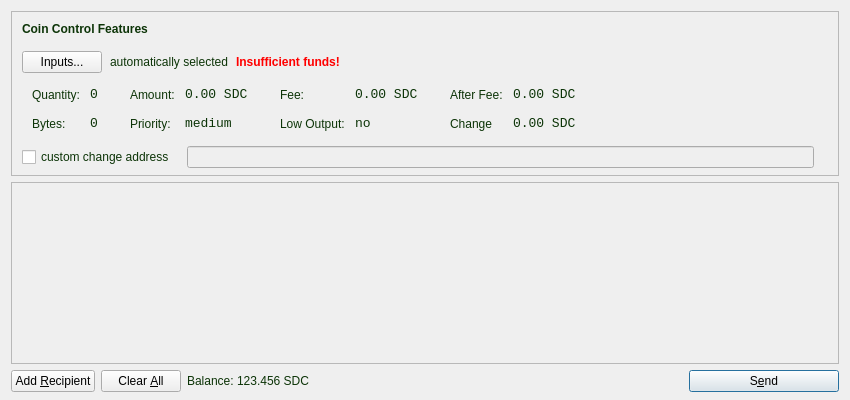
<?xml version="1.0" encoding="UTF-8"?>
<ui version="4.0">
 <class>SendCoinsDialog</class>
 <widget class="QDialog" name="SendCoinsDialog">
  <property name="geometry">
   <rect>
    <x>0</x>
    <y>0</y>
    <width>850</width>
    <height>400</height>
   </rect>
  </property>
  <property name="windowTitle">
   <string>Send Coins</string>
  </property>
  <layout class="QVBoxLayout" name="verticalLayout" stretch="0,1,0">
   <property name="bottomMargin">
    <number>8</number>
   </property>
   <item>
    <widget class="QFrame" name="frameCoinControl">
     <property name="sizePolicy">
      <sizepolicy hsizetype="Expanding" vsizetype="Expanding">
       <horstretch>0</horstretch>
       <verstretch>0</verstretch>
      </sizepolicy>
     </property>
     <property name="maximumSize">
      <size>
       <width>16777215</width>
       <height>16777215</height>
      </size>
     </property>
     <property name="frameShape">
      <enum>QFrame::StyledPanel</enum>
     </property>
     <property name="frameShadow">
      <enum>QFrame::Sunken</enum>
     </property>
     <layout class="QVBoxLayout" name="verticalLayoutCoinControl2">
      <property name="spacing">
       <number>6</number>
      </property>
      <property name="leftMargin">
       <number>0</number>
      </property>
      <property name="topMargin">
       <number>0</number>
      </property>
      <property name="rightMargin">
       <number>0</number>
      </property>
      <property name="bottomMargin">
       <number>6</number>
      </property>
      <item>
       <layout class="QVBoxLayout" name="verticalLayoutCoinControl" stretch="0,0,0,0,1">
        <property name="spacing">
         <number>0</number>
        </property>
        <property name="leftMargin">
         <number>10</number>
        </property>
        <property name="topMargin">
         <number>10</number>
        </property>
        <item>
         <layout class="QHBoxLayout" name="horizontalLayoutCoinControl1">
          <property name="bottomMargin">
           <number>15</number>
          </property>
          <item>
           <widget class="QLabel" name="labelCoinControlFeatures">
            <property name="sizePolicy">
             <sizepolicy hsizetype="Preferred" vsizetype="Maximum">
              <horstretch>0</horstretch>
              <verstretch>0</verstretch>
             </sizepolicy>
            </property>
            <property name="font">
             <font>
              <weight>75</weight>
              <bold>true</bold>
             </font>
            </property>
            <property name="styleSheet">
             <string notr="true">color: #0C3407;</string>
            </property>
            <property name="text">
             <string>Coin Control Features</string>
            </property>
           </widget>
          </item>
         </layout>
        </item>
        <item>
         <layout class="QHBoxLayout" name="horizontalLayoutCoinControl2" stretch="0,0,0,0">
          <property name="spacing">
           <number>8</number>
          </property>
          <property name="bottomMargin">
           <number>10</number>
          </property>
          <item>
           <widget class="QPushButton" name="pushButtonCoinControl">
            <property name="styleSheet">
             <string notr="true"/>
            </property>
            <property name="text">
             <string>Inputs...</string>
            </property>
           </widget>
          </item>
          <item>
           <widget class="QLabel" name="labelCoinControlAutomaticallySelected">
            <property name="styleSheet">
             <string notr="true">color: #0C3407;</string>
            </property>
            <property name="text">
             <string>automatically selected</string>
            </property>
            <property name="margin">
             <number>5</number>
            </property>
           </widget>
          </item>
          <item>
           <widget class="QLabel" name="labelCoinControlInsuffFunds">
            <property name="font">
             <font>
              <weight>75</weight>
              <bold>true</bold>
             </font>
            </property>
            <property name="styleSheet">
             <string notr="true">color:red;font-weight:bold;</string>
            </property>
            <property name="text">
             <string>Insufficient funds!</string>
            </property>
            <property name="margin">
             <number>5</number>
            </property>
           </widget>
          </item>
          <item>
           <spacer name="horizontalSpacerCoinControl">
            <property name="orientation">
             <enum>Qt::Horizontal</enum>
            </property>
            <property name="sizeHint" stdset="0">
             <size>
              <width>40</width>
              <height>1</height>
             </size>
            </property>
           </spacer>
          </item>
         </layout>
        </item>
        <item>
         <widget class="QWidget" name="widgetCoinControl" native="true">
          <property name="sizePolicy">
           <sizepolicy hsizetype="Preferred" vsizetype="Preferred">
            <horstretch>0</horstretch>
            <verstretch>0</verstretch>
           </sizepolicy>
          </property>
          <property name="minimumSize">
           <size>
            <width>0</width>
            <height>0</height>
           </size>
          </property>
          <property name="styleSheet">
           <string notr="true"/>
          </property>
          <layout class="QHBoxLayout" name="horizontalLayoutCoinControl5">
           <property name="leftMargin">
            <number>0</number>
           </property>
           <property name="topMargin">
            <number>0</number>
           </property>
           <property name="rightMargin">
            <number>0</number>
           </property>
           <property name="bottomMargin">
            <number>0</number>
           </property>
           <item>
            <layout class="QHBoxLayout" name="horizontalLayoutCoinControl3" stretch="0,0,0,1">
             <property name="spacing">
              <number>20</number>
             </property>
             <property name="topMargin">
              <number>0</number>
             </property>
             <property name="bottomMargin">
              <number>10</number>
             </property>
             <item>
              <layout class="QFormLayout" name="formLayoutCoinControl1">
               <property name="horizontalSpacing">
                <number>10</number>
               </property>
               <property name="verticalSpacing">
                <number>14</number>
               </property>
               <property name="leftMargin">
                <number>10</number>
               </property>
               <property name="topMargin">
                <number>4</number>
               </property>
               <property name="rightMargin">
                <number>6</number>
               </property>
               <item row="0" column="0">
                <widget class="QLabel" name="labelCoinControlQuantityText">
                 <property name="styleSheet">
                  <string notr="true">color: #0C3407;</string>
                 </property>
                 <property name="text">
                  <string>Quantity:</string>
                 </property>
                 <property name="margin">
                  <number>0</number>
                 </property>
                </widget>
               </item>
               <item row="0" column="1">
                <widget class="QLabel" name="labelCoinControlQuantity">
                 <property name="font">
                  <font>
                   <family>Monospace</family>
                   <pointsize>10</pointsize>
                  </font>
                 </property>
                 <property name="cursor">
                  <cursorShape>IBeamCursor</cursorShape>
                 </property>
                 <property name="contextMenuPolicy">
                  <enum>Qt::ActionsContextMenu</enum>
                 </property>
                 <property name="styleSheet">
                  <string notr="true">color: #0C3407;</string>
                 </property>
                 <property name="text">
                  <string>0</string>
                 </property>
                 <property name="margin">
                  <number>0</number>
                 </property>
                 <property name="textInteractionFlags">
                  <set>Qt::LinksAccessibleByMouse|Qt::TextSelectableByKeyboard|Qt::TextSelectableByMouse</set>
                 </property>
                </widget>
               </item>
               <item row="1" column="0">
                <widget class="QLabel" name="labelCoinControlBytesText">
                 <property name="styleSheet">
                  <string notr="true">color: #0C3407;</string>
                 </property>
                 <property name="text">
                  <string>Bytes:</string>
                 </property>
                </widget>
               </item>
               <item row="1" column="1">
                <widget class="QLabel" name="labelCoinControlBytes">
                 <property name="font">
                  <font>
                   <family>Monospace</family>
                   <pointsize>10</pointsize>
                  </font>
                 </property>
                 <property name="cursor">
                  <cursorShape>IBeamCursor</cursorShape>
                 </property>
                 <property name="contextMenuPolicy">
                  <enum>Qt::ActionsContextMenu</enum>
                 </property>
                 <property name="styleSheet">
                  <string notr="true">color: #0C3407;</string>
                 </property>
                 <property name="text">
                  <string>0</string>
                 </property>
                 <property name="textInteractionFlags">
                  <set>Qt::LinksAccessibleByMouse|Qt::TextSelectableByKeyboard|Qt::TextSelectableByMouse</set>
                 </property>
                </widget>
               </item>
              </layout>
             </item>
             <item>
              <layout class="QFormLayout" name="formLayoutCoinControl2">
               <property name="horizontalSpacing">
                <number>10</number>
               </property>
               <property name="verticalSpacing">
                <number>14</number>
               </property>
               <property name="leftMargin">
                <number>6</number>
               </property>
               <property name="topMargin">
                <number>4</number>
               </property>
               <property name="rightMargin">
                <number>6</number>
               </property>
               <item row="0" column="0">
                <widget class="QLabel" name="labelCoinControlAmountText">
                 <property name="styleSheet">
                  <string notr="true">color: #0C3407;</string>
                 </property>
                 <property name="text">
                  <string>Amount:</string>
                 </property>
                 <property name="margin">
                  <number>0</number>
                 </property>
                </widget>
               </item>
               <item row="0" column="1">
                <widget class="QLabel" name="labelCoinControlAmount">
                 <property name="font">
                  <font>
                   <family>Monospace</family>
                   <pointsize>10</pointsize>
                  </font>
                 </property>
                 <property name="cursor">
                  <cursorShape>IBeamCursor</cursorShape>
                 </property>
                 <property name="contextMenuPolicy">
                  <enum>Qt::ActionsContextMenu</enum>
                 </property>
                 <property name="styleSheet">
                  <string notr="true">color: #0C3407;</string>
                 </property>
                 <property name="text">
                  <string>0.00 SDC</string>
                 </property>
                 <property name="textInteractionFlags">
                  <set>Qt::LinksAccessibleByMouse|Qt::TextSelectableByKeyboard|Qt::TextSelectableByMouse</set>
                 </property>
                </widget>
               </item>
               <item row="1" column="0">
                <widget class="QLabel" name="labelCoinControlPriorityText">
                 <property name="styleSheet">
                  <string notr="true">color: #0C3407;</string>
                 </property>
                 <property name="text">
                  <string>Priority:</string>
                 </property>
                </widget>
               </item>
               <item row="1" column="1">
                <widget class="QLabel" name="labelCoinControlPriority">
                 <property name="font">
                  <font>
                   <family>Monospace</family>
                   <pointsize>10</pointsize>
                  </font>
                 </property>
                 <property name="cursor">
                  <cursorShape>IBeamCursor</cursorShape>
                 </property>
                 <property name="contextMenuPolicy">
                  <enum>Qt::ActionsContextMenu</enum>
                 </property>
                 <property name="styleSheet">
                  <string notr="true">color: #0C3407;</string>
                 </property>
                 <property name="text">
                  <string>medium</string>
                 </property>
                 <property name="textInteractionFlags">
                  <set>Qt::LinksAccessibleByMouse|Qt::TextSelectableByKeyboard|Qt::TextSelectableByMouse</set>
                 </property>
                </widget>
               </item>
              </layout>
             </item>
             <item>
              <layout class="QFormLayout" name="formLayoutCoinControl3">
               <property name="horizontalSpacing">
                <number>10</number>
               </property>
               <property name="verticalSpacing">
                <number>14</number>
               </property>
               <property name="leftMargin">
                <number>6</number>
               </property>
               <property name="topMargin">
                <number>4</number>
               </property>
               <property name="rightMargin">
                <number>6</number>
               </property>
               <item row="0" column="0">
                <widget class="QLabel" name="labelCoinControlFeeText">
                 <property name="styleSheet">
                  <string notr="true">color: #0C3407;</string>
                 </property>
                 <property name="text">
                  <string>Fee:</string>
                 </property>
                 <property name="margin">
                  <number>0</number>
                 </property>
                </widget>
               </item>
               <item row="0" column="1">
                <widget class="QLabel" name="labelCoinControlFee">
                 <property name="font">
                  <font>
                   <family>Monospace</family>
                   <pointsize>10</pointsize>
                  </font>
                 </property>
                 <property name="cursor">
                  <cursorShape>IBeamCursor</cursorShape>
                 </property>
                 <property name="contextMenuPolicy">
                  <enum>Qt::ActionsContextMenu</enum>
                 </property>
                 <property name="styleSheet">
                  <string notr="true">color: #0C3407;</string>
                 </property>
                 <property name="text">
                  <string>0.00 SDC</string>
                 </property>
                 <property name="textInteractionFlags">
                  <set>Qt::LinksAccessibleByMouse|Qt::TextSelectableByKeyboard|Qt::TextSelectableByMouse</set>
                 </property>
                </widget>
               </item>
               <item row="1" column="0">
                <widget class="QLabel" name="labelCoinControlLowOutputText">
                 <property name="styleSheet">
                  <string notr="true">color: #0C3407;</string>
                 </property>
                 <property name="text">
                  <string>Low Output:</string>
                 </property>
                </widget>
               </item>
               <item row="1" column="1">
                <widget class="QLabel" name="labelCoinControlLowOutput">
                 <property name="font">
                  <font>
                   <family>Monospace</family>
                   <pointsize>10</pointsize>
                  </font>
                 </property>
                 <property name="cursor">
                  <cursorShape>IBeamCursor</cursorShape>
                 </property>
                 <property name="contextMenuPolicy">
                  <enum>Qt::ActionsContextMenu</enum>
                 </property>
                 <property name="styleSheet">
                  <string notr="true">color: #0C3407;</string>
                 </property>
                 <property name="text">
                  <string>no</string>
                 </property>
                 <property name="textInteractionFlags">
                  <set>Qt::LinksAccessibleByMouse|Qt::TextSelectableByKeyboard|Qt::TextSelectableByMouse</set>
                 </property>
                </widget>
               </item>
              </layout>
             </item>
             <item>
              <layout class="QFormLayout" name="formLayoutCoinControl4">
               <property name="horizontalSpacing">
                <number>10</number>
               </property>
               <property name="verticalSpacing">
                <number>14</number>
               </property>
               <property name="leftMargin">
                <number>6</number>
               </property>
               <property name="topMargin">
                <number>4</number>
               </property>
               <property name="rightMargin">
                <number>6</number>
               </property>
               <item row="0" column="0">
                <widget class="QLabel" name="labelCoinControlAfterFeeText">
                 <property name="styleSheet">
                  <string notr="true">color: #0C3407;</string>
                 </property>
                 <property name="text">
                  <string>After Fee:</string>
                 </property>
                 <property name="margin">
                  <number>0</number>
                 </property>
                </widget>
               </item>
               <item row="0" column="1">
                <widget class="QLabel" name="labelCoinControlAfterFee">
                 <property name="font">
                  <font>
                   <family>Monospace</family>
                   <pointsize>10</pointsize>
                  </font>
                 </property>
                 <property name="cursor">
                  <cursorShape>IBeamCursor</cursorShape>
                 </property>
                 <property name="contextMenuPolicy">
                  <enum>Qt::ActionsContextMenu</enum>
                 </property>
                 <property name="styleSheet">
                  <string notr="true">color: #0C3407;</string>
                 </property>
                 <property name="text">
                  <string>0.00 SDC</string>
                 </property>
                 <property name="textInteractionFlags">
                  <set>Qt::LinksAccessibleByMouse|Qt::TextSelectableByKeyboard|Qt::TextSelectableByMouse</set>
                 </property>
                </widget>
               </item>
               <item row="1" column="0">
                <widget class="QLabel" name="labelCoinControlChangeText">
                 <property name="styleSheet">
                  <string notr="true">color: #0C3407;</string>
                 </property>
                 <property name="text">
                  <string>Change</string>
                 </property>
                </widget>
               </item>
               <item row="1" column="1">
                <widget class="QLabel" name="labelCoinControlChange">
                 <property name="font">
                  <font>
                   <family>Monospace</family>
                   <pointsize>10</pointsize>
                  </font>
                 </property>
                 <property name="cursor">
                  <cursorShape>IBeamCursor</cursorShape>
                 </property>
                 <property name="contextMenuPolicy">
                  <enum>Qt::ActionsContextMenu</enum>
                 </property>
                 <property name="styleSheet">
                  <string notr="true">color: #0C3407;</string>
                 </property>
                 <property name="text">
                  <string>0.00 SDC</string>
                 </property>
                 <property name="textInteractionFlags">
                  <set>Qt::LinksAccessibleByMouse|Qt::TextSelectableByKeyboard|Qt::TextSelectableByMouse</set>
                 </property>
                </widget>
               </item>
              </layout>
             </item>
            </layout>
           </item>
          </layout>
         </widget>
        </item>
        <item>
         <layout class="QHBoxLayout" name="horizontalLayoutCoinControl4" stretch="0,0,0">
          <property name="spacing">
           <number>12</number>
          </property>
          <property name="sizeConstraint">
           <enum>QLayout::SetDefaultConstraint</enum>
          </property>
          <property name="topMargin">
           <number>5</number>
          </property>
          <property name="rightMargin">
           <number>5</number>
          </property>
          <item>
           <widget class="QCheckBox" name="checkBoxCoinControlChange">
            <property name="styleSheet">
             <string notr="true">color: #0C3407;</string>
            </property>
            <property name="text">
             <string>custom change address</string>
            </property>
           </widget>
          </item>
          <item>
           <widget class="QLineEdit" name="lineEditCoinControlChange">
            <property name="enabled">
             <bool>false</bool>
            </property>
            <property name="sizePolicy">
             <sizepolicy hsizetype="Expanding" vsizetype="Fixed">
              <horstretch>0</horstretch>
              <verstretch>0</verstretch>
             </sizepolicy>
            </property>
           </widget>
          </item>
          <item>
           <widget class="QLabel" name="labelCoinControlChangeLabel">
            <property name="sizePolicy">
             <sizepolicy hsizetype="Preferred" vsizetype="Expanding">
              <horstretch>0</horstretch>
              <verstretch>0</verstretch>
             </sizepolicy>
            </property>
            <property name="minimumSize">
             <size>
              <width>0</width>
              <height>0</height>
             </size>
            </property>
            <property name="text">
             <string/>
            </property>
            <property name="margin">
             <number>3</number>
            </property>
           </widget>
          </item>
         </layout>
        </item>
        <item>
         <spacer name="verticalSpacerCoinControl">
          <property name="orientation">
           <enum>Qt::Vertical</enum>
          </property>
          <property name="sizeHint" stdset="0">
           <size>
            <width>800</width>
            <height>1</height>
           </size>
          </property>
         </spacer>
        </item>
       </layout>
      </item>
     </layout>
    </widget>
   </item>
   <item>
    <widget class="QScrollArea" name="scrollArea">
     <property name="widgetResizable">
      <bool>true</bool>
     </property>
     <widget class="QWidget" name="scrollAreaWidgetContents">
      <property name="geometry">
       <rect>
        <x>0</x>
        <y>0</y>
        <width>830</width>
        <height>163</height>
       </rect>
      </property>
      <layout class="QVBoxLayout" name="verticalLayout_2">
       <property name="leftMargin">
        <number>0</number>
       </property>
       <property name="topMargin">
        <number>0</number>
       </property>
       <property name="rightMargin">
        <number>0</number>
       </property>
       <property name="bottomMargin">
        <number>0</number>
       </property>
       <item>
        <layout class="QVBoxLayout" name="entries">
         <property name="spacing">
          <number>6</number>
         </property>
        </layout>
       </item>
       <item>
        <spacer name="verticalSpacer">
         <property name="orientation">
          <enum>Qt::Vertical</enum>
         </property>
         <property name="sizeHint" stdset="0">
          <size>
           <width>20</width>
           <height>40</height>
          </size>
         </property>
        </spacer>
       </item>
      </layout>
     </widget>
    </widget>
   </item>
   <item>
    <layout class="QHBoxLayout" name="horizontalLayout">
     <item>
      <widget class="QPushButton" name="addButton">
       <property name="toolTip">
        <string>Send to multiple recipients at once</string>
       </property>
       <property name="text">
        <string>Add &amp;Recipient</string>
       </property>
       <property name="icon">
        <iconset resource="../bitcoin.qrc">
         <normaloff>:/icons/add</normaloff>:/icons/add</iconset>
       </property>
       <property name="autoDefault">
        <bool>false</bool>
       </property>
      </widget>
     </item>
     <item>
      <widget class="QPushButton" name="clearButton">
       <property name="sizePolicy">
        <sizepolicy hsizetype="Minimum" vsizetype="Fixed">
         <horstretch>0</horstretch>
         <verstretch>0</verstretch>
        </sizepolicy>
       </property>
       <property name="toolTip">
        <string>Remove all transaction fields</string>
       </property>
       <property name="text">
        <string>Clear &amp;All</string>
       </property>
       <property name="icon">
        <iconset resource="../bitcoin.qrc">
         <normaloff>:/icons/remove</normaloff>:/icons/remove</iconset>
       </property>
       <property name="autoRepeatDelay">
        <number>300</number>
       </property>
       <property name="autoDefault">
        <bool>false</bool>
       </property>
      </widget>
     </item>
     <item>
      <layout class="QHBoxLayout" name="horizontalLayout_2">
       <property name="spacing">
        <number>3</number>
       </property>
       <item>
        <widget class="QLabel" name="label">
         <property name="sizePolicy">
          <sizepolicy hsizetype="Preferred" vsizetype="Fixed">
           <horstretch>0</horstretch>
           <verstretch>0</verstretch>
          </sizepolicy>
         </property>
         <property name="styleSheet">
          <string notr="true">color: #0C3407;</string>
         </property>
         <property name="text">
          <string>Balance:</string>
         </property>
        </widget>
       </item>
       <item>
        <widget class="QLabel" name="labelBalance">
         <property name="sizePolicy">
          <sizepolicy hsizetype="Preferred" vsizetype="Fixed">
           <horstretch>0</horstretch>
           <verstretch>0</verstretch>
          </sizepolicy>
         </property>
         <property name="cursor">
          <cursorShape>IBeamCursor</cursorShape>
         </property>
         <property name="styleSheet">
          <string notr="true">color: #0C3407;</string>
         </property>
         <property name="text">
          <string>123.456 SDC</string>
         </property>
         <property name="textInteractionFlags">
          <set>Qt::LinksAccessibleByMouse|Qt::TextSelectableByKeyboard|Qt::TextSelectableByMouse</set>
         </property>
        </widget>
       </item>
      </layout>
     </item>
     <item>
      <spacer name="horizontalSpacer">
       <property name="orientation">
        <enum>Qt::Horizontal</enum>
       </property>
       <property name="sizeHint" stdset="0">
        <size>
         <width>40</width>
         <height>20</height>
        </size>
       </property>
      </spacer>
     </item>
     <item>
      <widget class="QPushButton" name="sendButton">
       <property name="minimumSize">
        <size>
         <width>150</width>
         <height>0</height>
        </size>
       </property>
       <property name="toolTip">
        <string>Confirm the send action</string>
       </property>
       <property name="text">
        <string>S&amp;end</string>
       </property>
       <property name="icon">
        <iconset resource="../bitcoin.qrc">
         <normaloff>:/icons/send</normaloff>:/icons/send</iconset>
       </property>
       <property name="default">
        <bool>true</bool>
       </property>
      </widget>
     </item>
    </layout>
   </item>
  </layout>
 </widget>
 <resources>
  <include location="../bitcoin.qrc"/>
 </resources>
 <connections/>
</ui>
